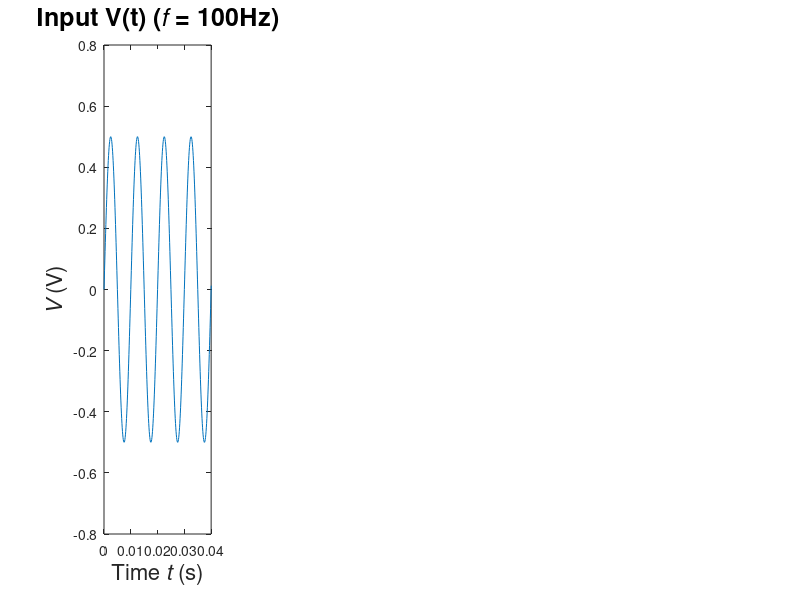

This chart was generated by the following MATLAB code: (Note: this script raises an error after producing the figure.)
%% HP Memristor Model Simulation
clear,clc,close all;

%---------------------------Guide to Figures-------------------------------
%Figure 1: V, I, M waveforms and I-V response for input sine wave
%Figure 2: I-V response for input sine wave for varying film thickness D
%------------------------------SINE INPUT----------------------------------
%Setting the frequency of the input signal
f=100;

%Setting a sinusoidal input voltage source
time_vect=[0:1/10000:(1-1/10000)]; %Generate t for V
V=0.5*sin(2*pi*f*time_vect); %Generate input voltage waveform V(t)

%Plotting the variation of the input voltage with time
figure(1),subplot(1,4,1);
plot(time_vect,V);
title('Input V(t) ({\itf} = 100Hz)','Fontsize',18);
xlabel('Time{\it t} (s)','Fontsize',16);
ylabel('{\itV} (V)','Fontsize',16);
xlim([0 .04]);

Xic=1;
Ron=100;
Roff=30000;
mu=10^(-10)*10^(-4);
D=6*10^(-9);

[I,M]=HPmodel(Ron,Roff,mu,D,V,time_vect);

%Plotting the variation of the output current with time
figure(1),subplot(1,4,2);
plot(time_vect,I);
title('Output I(t)','Fontsize',18);
xlabel('Time{\it t} (s)','Fontsize',16);
ylabel('{\itI} (A)','Fontsize',16);
xlim([0 0.04]);

%Plotting the variation of the memristance with time
figure(1),subplot(1,4,3);
plot(time_vect,M);
title('Memristance M(t)','Fontsize',18);
xlabel('Time{\it t} (s)','Fontsize',16);
ylabel('{\itM} (Ω)','Fontsize',16);
xlim([0 0.04]);

%Plotting the I-V characteristic
figure(1),subplot(1,4,4);
plot(V,I),hold on;
plot(V(1),I(1),'r*');
title('I - V Response','Fontsize',18);
xlabel('{\itV} (V)','Fontsize',16);
ylabel('{\itI} (A)','Fontsize',16);
figure(2);
plot(V,I,'Linewidth',1.6),hold on;
title('I - V Response of HP Memristor for Variable Film Thickness{\it D}','Fontsize',18);
xlabel('{\itV} (V)','Fontsize',16);
ylabel('{\itI} (A)','Fontsize',16);

D=7*10^(-9);
[I,~]=HPmodel(Ron,Roff,mu,D,V,time_vect);
plot(V,I,'Linewidth',1.6);

D=8*10^(-9);
[I,~]=HPmodel(Ron,Roff,mu,D,V,time_vect);
plot(V,I,'Linewidth',1.6);
plot(V(1),I(1),'r*');
legend('D = 6nm','D = 7nm','D = 8nm','Zero-crossing','Fontsize',14,'Location','southeast');

function [I,M]=HPmodel(Ron,Roff,mu,D,V,time_vect)
%INPUTS to MODEL:
%ON resistance
%OFF resistance
%μ: average vacancy mobility of linear ionic drift
%Thickness D of the memristor (with high and low dopant concentration)
%Voltage V at times time_vect

%OUTPUTS of MODEL:
%Current I at times t
%Memristance M at times t

    %Defining the constants k2 and k3
    k2=(Ron-Roff)*mu*Ron/(D^2);
    k3=Roff/10;
    
    I=zeros(1,length(time_vect));
    M=zeros(1,length(time_vect));
    
    for t=1:length(time_vect)
       
        %Obtaining the current I as a function of time t
        %I(t)=V(t)/((k3-2*k2*integral(V_time,0,time_vect(t)))^(1/2));
        
        V_time = V(1:t);
        
        I(t)=V(t)/((k3-2*k2*1/10000*trapz(V_time))^(1/2));
    
        %Obtaining the variation of the memristance with time
        M(t)=V(t)/(I(t))';
    end
end